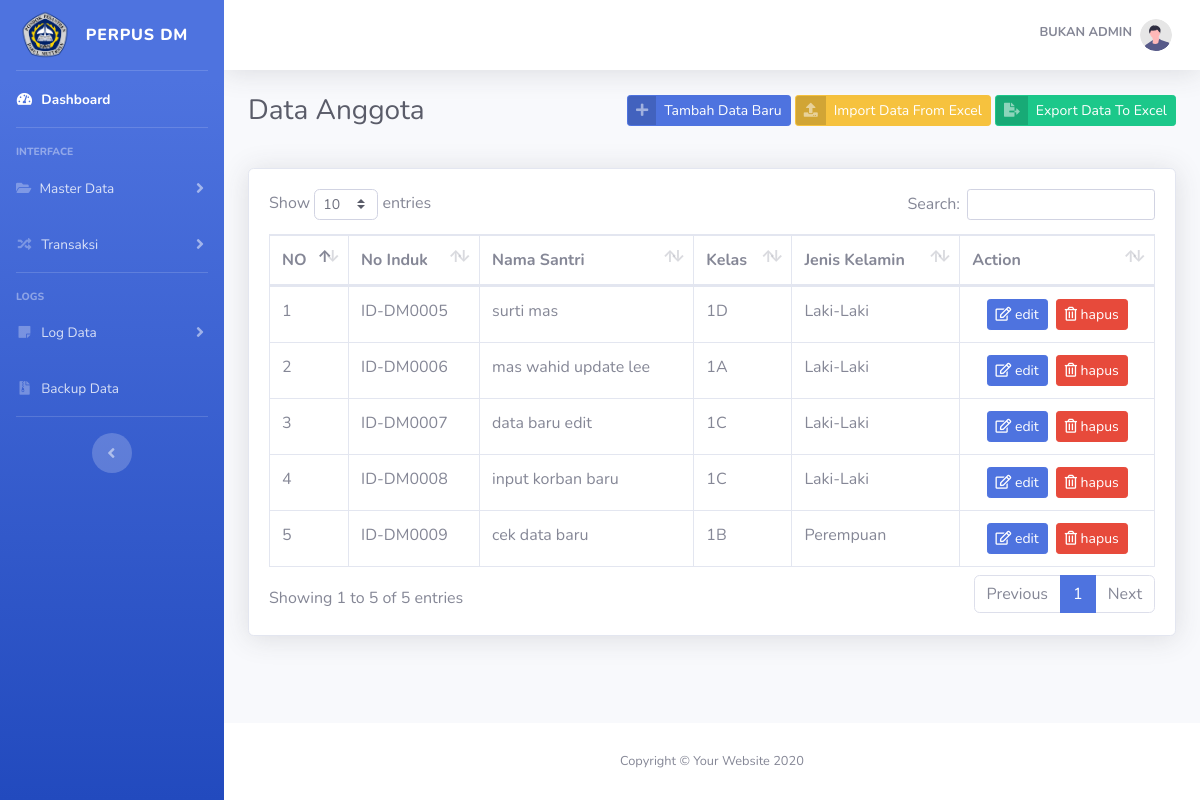
Screenshot of /index.php?pages=anggota (signed in) with the database file from the repository.
### tables this page shows
CREATE TABLE `tb_user` (
  `id_user` int(11) NOT NULL,
  `nama` varchar(20) NOT NULL,
  `username` varchar(20) NOT NULL,
  `password` varchar(50) NOT NULL,
  `level` enum('admin','user') DEFAULT NULL
);

CREATE TABLE `tb_anggota` (
  `no_induk` char(20) NOT NULL,
  `nama` varchar(50) DEFAULT NULL,
  `id_kelas` int(11) DEFAULT NULL,
  `jenis_kelamin` enum('Laki-Laki','Perempuan') DEFAULT NULL
);

CREATE TABLE `tb_kelas` (
  `id_kelas` int(11) NOT NULL,
  `kelas` char(5) DEFAULT NULL
);

### pages/anggota/anggota.php (the view, shortened to what this page needs)
<?php
require_once "_config/conn.php";
$select_data = "SELECT * FROM tb_anggota INNER JOIN tb_kelas on tb_anggota.id_kelas = tb_kelas.id_kelas";
$query = mysqli_query($conn, $select_data);
?>
<div class="d-sm-flex align-items-center justify-content-between mb-4">
    <div class="mb-3">
        <h1 class="h3 mb-0 text-gray-800">Data Anggota</h1>
    </div>
    <div class="mb-3">
        <a href="#" class="btn btn-primary btn-icon-split btn-sm" data-toggle="modal" data-target="#add">
            <span class="icon text-white-50">
                <i class="fas fa-plus"></i>
            </span>
            <span class="text">Tambah Data Baru</span>
        </a>
        <a href="" class="btn btn-warning btn-icon-split btn-sm">
            <span class="icon text-white-50">
                <i class="fas fa-upload"></i>
            </span>
            <span class="text">Import Data From Excel</span>
        </a>
        <a href="" class="btn btn-success btn-icon-split btn-sm">
            <span class="icon text-white-50">
                <i class="fas fa-file-export"></i>
            </span>
            <span class="text">Export Data To Excel</span>
        </a>
    </div>
</div>
<div class="card shadow mb-4">
    <div class="card-body">
        <div class="table-responsive">
            <table class="table table-bordered" id="dataTable" width="100%" cellspacing="0">
                <thead>
                    <tr>
                        <th>NO</th>
                        <th>No Induk</th>
                        <th>Nama Santri</th>
                        <th>Kelas</th>
                        <th>Jenis Kelamin</th>
                        <th>Action</th>
                    </tr>
                </thead>
                <tbody>
                    <?php
                    $no = 1;
                    foreach ($query as $anggota) : ?>
                        <tr>
                            <td><?= $no ?></td>
                            <td><?= $anggota['no_induk']; ?></td>
                            <td><?= $anggota['nama']; ?></td>
                            <td><?= $anggota['kelas']; ?></td>
                            <td><?= $anggota['jenis_kelamin']; ?></td>
                            <td class="d-flex justify-content-center">
                                <a class="btn btn-primary btn-sm " id="btn_edit" data-toggle="modal" data-target="#modal_ubah" data-id="<?= $anggota['no_induk']; ?>" data-nama="<?= $anggota['nama'] ?>" data-kelas="<?= $anggota['id_kelas']; ?>" data-jk="<?= $anggota['jenis_kelamin']; ?>"><i class=" far fa-edit"></i> edit</a>
                                <a class="btn btn-danger btn-sm ml-2" href="?pages=anggota&aksi=hapus&id=<?= $anggota['no_induk']; ?>"><i class="far fa-trash-alt">
                                    </i> hapus</a>
                            </td>
                        </tr>
                    <?php $no++;
                    endforeach ?>
                </tbody>
            </table>
        </div>
    </div>
</div>

### index.php (shortened to what this page needs)
<?php
require_once "_config/conn.php";
if ($_SESSION['admin'] || @$_SESSION['user']) {
    $user = $_SESSION['admin'];
    $sql = mysqli_query($conn, "SELECT * FROM tb_user WHERE id_user='$user'");
    $data = $sql->fetch_assoc();
?>
    <!DOCTYPE html>
    <html lang="en">
    <head>
        <link href="vendor/fontawesome-free/css/all.min.css" rel="stylesheet" type="text/css">
        <link href="css/sb-admin-2.min.css" rel="stylesheet">
        <link href="vendor/datatables/dataTables.bootstrap4.min.css" rel="stylesheet">
    </head>
    <body id="page-top">
        <div id="wrapper">
            <ul class="navbar-nav bg-gradient-primary sidebar sidebar-dark accordion" id="accordionSidebar">
                <a class="sidebar-brand d-flex align-items-center justify-content-center" href="index.php">
                    <img class="rounded-circle" src="img/logo.png" alt="" style="width: 50px;">
                    <div class="sidebar-brand-text mx-3">PERPUS DM</div>
                </a>
                <hr class="sidebar-divider my-0">
                <li class="nav-item active">
                    <a class="nav-link" href="index.php">
                        <i class="fas fa-fw fa-tachometer-alt"></i>
                        <span>Dashboard</span></a>
                </li>
                <hr class="sidebar-divider">
                <div class="sidebar-heading">
                    Interface
                </div>
                <li class="nav-item">
                    <a class="nav-link collapsed" href="#" data-toggle="collapse" data-target="#collapseTwo" aria-expanded="true" aria-controls="collapseTwo">
                        <i class="fas fa-folder-open fa-cog"></i>
                        <span>Master Data</span>
                    </a>
                </li>
                <li class="nav-item">
                    <a class="nav-link collapsed" href="#" data-toggle="collapse" data-target="#collapseUtilities" aria-expanded="true" aria-controls="collapseUtilities">
                        <i class="fas fa-fw fa-random"></i>
                        <span>Transaksi</span>
                    </a>
                </li>
                <hr class="sidebar-divider">
                <div class="sidebar-heading">
                    Logs
                </div>
                <li class="nav-item">
                    <a class="nav-link collapsed" href="#" data-toggle="collapse" data-target="#collapsePages" aria-expanded="true" aria-controls="collapsePages">
                        <i class="fas fa-fw fa-sticky-note"></i>
                        <span>Log Data</span>
                    </a>
                </li>
                <li class="nav-item">
                    <a class="nav-link" href="">
                        <i class="fas fa-fw fa-file-archive"></i>
                        <span>Backup Data</span></a>
                </li>
                <hr class="sidebar-divider d-none d-md-block">
                <div class="text-center d-none d-md-inline">
                    <button class="rounded-circle border-0" id="sidebarToggle"></button>
                </div>
            </ul>
            <div id="content-wrapper" class="d-flex flex-column">
                <div id="content">
                    <nav class="navbar navbar-expand navbar-light bg-white topbar mb-4 static-top shadow">
                        <ul class="navbar-nav ml-auto">
                            <li class="nav-item dropdown no-arrow">
                                <a class="nav-link dropdown-toggle" href="#" id="userDropdown" role="button" data-toggle="dropdown" aria-haspopup="true" aria-expanded="false">
                                    <span class="mr-2 d-none d-lg-inline text-gray-600 small font-weight-bold mb-1 text-uppercase"><?= $data['nama']; ?></span>
                                    <img class="img-profile rounded-circle" src="img/undraw_profile.svg">
                                </a>
                            </li>
                        </ul>
                    </nav>
                    <div class="container-fluid">
                        <div class="bock-header">
                            <?php
                            $pages = $_GET['pages'];
                            $aksi = $_GET['aksi'];
                            if ($pages == "anggota") {
                                if ($aksi == "") {
                                    include "pages/anggota/anggota.php";
                                } elseif ($aksi == "tambah") {
                                } elseif ($aksi == "ubah") {
                                } elseif ($aksi == "hapus") {
                                    include "pages/anggota/hapus.php";
                                }
                            } elseif ($pages == "buku") {
                                if ($aksi == "hapus") {
                                    include "pages/buku/hapus.php";
                                } else {
                                    include "pages/buku/buku.php";
                                }
                            } elseif ($pages == "peminjaman") {
                                include "pages/peminjaman/peminjaman.php";
                            } elseif ($pages == "kembali") {
                                include "pages/kembali/kembali.php";
                            } elseif ($pages == "user") {
                                include "pages/user/profile.php";
                            } elseif ($pages == "settings") {
                                include "pages/user/settings.php";
                            } elseif ($pages == "kelas") {
                                include "pages/kelas/kelas.php";
                            } elseif ($pages == "logs") {
                                if ($aksi == "pinjam") {
                                    include "pages/logs/pinjam.php";
                                } else if ($aksi == "kembali") {
                                    include "pages/logs/kembali.php";
                                }
                            } else {
                                include "pages/dasboard/dasboard.php";
                            }
                            ?>
                        </div>
                    </div>
                </div>
                <footer class="sticky-footer bg-white">
                    <div class="container my-auto">
                        <div class="copyright text-center my-auto">
                            <span>Copyright &copy; Your Website 2020</span>
                        </div>
                    </div>
                </footer>
            </div>
        </div>
    </body>
    </html>
<?php
} else {
    header("location:login.php");
}
?>

### rows the page displays
tb_user: nama "BUKAN ADMIN"
tb_anggota: no_induk "ID-DM0005", nama "surti mas", id_kelas.kelas "1D", jenis_kelamin "Laki-Laki"
tb_anggota: no_induk "ID-DM0006", nama "mas wahid update lee", id_kelas.kelas "1A", jenis_kelamin "Laki-Laki"
tb_anggota: no_induk "ID-DM0007", nama "data baru edit", id_kelas.kelas "1C", jenis_kelamin "Laki-Laki"
tb_anggota: no_induk "ID-DM0008", nama "input korban baru", id_kelas.kelas "1C", jenis_kelamin "Laki-Laki"
tb_anggota: no_induk "ID-DM0009", nama "cek data baru", id_kelas.kelas "1B", jenis_kelamin "Perempuan"
